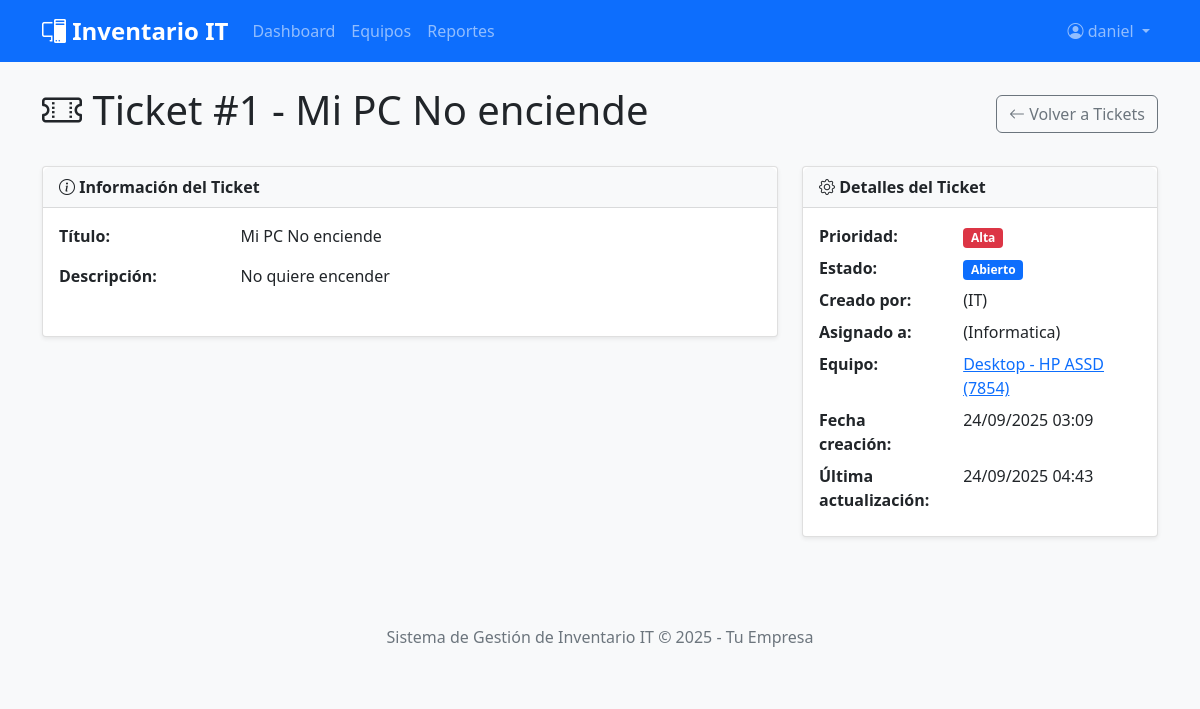
/inventory/support/tickets/1/ (signed in), run on the app's committed database.
### inventory_app/models.py (models this page shows, shortened)
class SupportTicket(models.Model):
    PRIORITY_CHOICES = (
        ('LOW', 'Baja'),
        ('MED', 'Media'),
        ('HIGH', 'Alta'),
        ('CRITICAL', 'Crítica'),
    )
    STATUS_CHOICES = (
        ('OPEN', 'Abierto'),
        ('IN_PROGRESS', 'En Progreso'),
        ('RESOLVED', 'Resuelto'),
        ('CLOSED', 'Cerrado'),
    )
    title = models.CharField(max_length=200)
    description = models.TextField()
    created_by = models.ForeignKey(CompanyUser, on_delete=models.CASCADE, related_name='created_tickets')
    assigned_to = models.ForeignKey(CompanyUser, on_delete=models.SET_NULL, null=True, blank=True, related_name='assigned_tickets')
    priority = models.CharField(max_length=10, choices=PRIORITY_CHOICES, default='MED')
    status = models.CharField(max_length=15, choices=STATUS_CHOICES, default='OPEN')
    equipment = models.ForeignKey(Equipment, on_delete=models.CASCADE, null=True, blank=True)
    created_at = models.DateTimeField(auto_now_add=True)
    updated_at = models.DateTimeField(auto_now=True)
    resolution = models.TextField(blank=True)
    class Meta:
        ordering = ['-created_at']

class CompanyUser(models.Model):
    user = models.OneToOneField(User, on_delete=models.CASCADE)
    department = models.CharField(max_length=100)
    phone = models.CharField(max_length=20)
    email = models.EmailField(unique=True, validators=[validate_company_email])
    def __str__(self):
        return f"{self.user.first_name} {self.user.last_name} ({self.department})"

class Equipment(models.Model):
    EQUIPMENT_TYPES = (
        ('LAP', 'Laptop'),
        ('DES', 'Desktop'),
        ('MON', 'Monitor'),
        ('PRI', 'Printer'),
        ('NET', 'Network Device'),
        ('SER', 'Server'),
        ('PHO', 'Phone'),
        ('TAB', 'Tablet'),
        ('OTH', 'Other'),
    )
    STATUS_CHOICES = (
        ('AVA', 'Available'),
        ('INU', 'In Use'),
        ('REP', 'In Repair'),
        ('RET', 'Retired'),
        ('LOS', 'Lost'),
        ('DIS', 'Disposed'),
    )
    type = models.CharField(max_length=3, choices=EQUIPMENT_TYPES)
    brand = models.CharField(max_length=50)
    model = models.CharField(max_length=50)
    serial_number = models.CharField(max_length=100, unique=True)
    purchase_date = models.DateField()
    warranty_expiry = models.DateField(null=True, blank=True)
    location = models.CharField(max_length=100)
    status = models.CharField(max_length=3, choices=STATUS_CHOICES, default='AVA')
    assigned_to = models.ForeignKey(CompanyUser, on_delete=models.SET_NULL, null=True, blank=True)
    notes = models.TextField(blank=True)
    created_at = models.DateTimeField(auto_now_add=True)
    updated_at = models.DateTimeField(auto_now=True)
    class Meta:
        ordering = ['-created_at']
    def __str__(self):
        return f"{self.get_type_display()} - {self.brand} {self.model} ({self.serial_number})"

### inventory_app/views.py (the view)
# urls.py: path('support/tickets/<int:pk>/', views.support_ticket_detail, name='support_ticket_detail'),
@login_required
def support_ticket_detail(request, pk):
    ticket = get_object_or_404(SupportTicket, pk=pk)
    technicians = CompanyUser.objects.all()
    if request.method == 'POST' and request.user.is_superuser:
        form = SupportTicketUpdateForm(request.POST, instance=ticket)
        if form.is_valid():
            form.save()
            AuditLog.objects.create(
                user=request.user.companyuser,
                action='UPD',
                model_name='SupportTicket',
                object_id=ticket.id,
                details=f"Support ticket updated: {ticket.title}",
                ip_address=get_client_ip(request)
            )
            messages.success(request, 'Ticket actualizado exitosamente.')
            return redirect('support_ticket_detail', pk=ticket.pk)
    else:
        form = SupportTicketUpdateForm(instance=ticket)
    context = {
        'ticket': ticket,
        'technicians': technicians,
        'form': form,
    }
    return render(request, 'support_ticket_detail.html', context)

### inventory_app/templates/support_ticket_detail.html (shortened to what this page needs)
{% extends 'base.html' %}
{% block content %}
<div class="d-flex justify-content-between align-items-center mb-4">
    <h1><i class="bi bi-ticket-perforated"></i> Ticket #{{ ticket.id }} - {{ ticket.title }}</h1>
    <a href="{% url 'support_ticket_list' %}" class="btn btn-outline-secondary">
        <i class="bi bi-arrow-left"></i> Volver a Tickets
    </a>
</div>
<div class="row">
    <div class="col-md-8">
        <div class="card mb-4">
            <div class="card-header bg-light">
                <i class="bi bi-info-circle"></i> Información del Ticket
            </div>
            <div class="card-body">
                <div class="row mb-3">
                    <div class="col-sm-3 fw-bold">Título:</div>
                    <div class="col-sm-9">{{ ticket.title }}</div>
                </div>
                <div class="row mb-3">
                    <div class="col-sm-3 fw-bold">Descripción:</div>
                    <div class="col-sm-9">{{ ticket.description|linebreaks }}</div>
                </div>
            </div>
        </div>
    </div>
    <div class="col-md-4">
        <div class="card mb-4">
            <div class="card-header bg-light">
                <i class="bi bi-gear"></i> Detalles del Ticket
            </div>
            <div class="card-body">
                <div class="row mb-2">
                    <div class="col-sm-5 fw-bold">Prioridad:</div>
                    <div class="col-sm-7">
                        <span class="badge
                            {% if ticket.priority == 'LOW' %}bg-info
                            {% elif ticket.priority == 'MED' %}bg-warning
                            {% elif ticket.priority == 'HIGH' %}bg-danger
                            {% else %}bg-dark{% endif %}">
                            {{ ticket.get_priority_display }}
                        </span>
                    </div>
                </div>
                <div class="row mb-2">
                    <div class="col-sm-5 fw-bold">Estado:</div>
                    <div class="col-sm-7">
                        <span class="badge
                            {% if ticket.status == 'OPEN' %}bg-primary
                            {% elif ticket.status == 'IN_PROGRESS' %}bg-warning
                            {% elif ticket.status == 'RESOLVED' %}bg-success
                            {% else %}bg-secondary{% endif %}">
                            {{ ticket.get_status_display }}
                        </span>
                    </div>
                </div>
                <div class="row mb-2">
                    <div class="col-sm-5 fw-bold">Creado por:</div>
                    <div class="col-sm-7">{{ ticket.created_by }}</div>
                </div>
                <div class="row mb-2">
                    <div class="col-sm-5 fw-bold">Asignado a:</div>
                    <div class="col-sm-7">
                        {% if ticket.assigned_to %}
                            {{ ticket.assigned_to }}
                        {% else %}
                            <span class="text-muted">No asignado</span>
                        {% endif %}
                    </div>
                </div>
                <div class="row mb-2">
                    <div class="col-sm-5 fw-bold">Equipo:</div>
                    <div class="col-sm-7">
                        {% if ticket.equipment %}
                            <a href="{% url 'equipment_detail' ticket.equipment.pk %}">
                                {{ ticket.equipment }}
                            </a>
                        {% else %}
                            <span class="text-muted">No especificado</span>
                        {% endif %}
                    </div>
                </div>
                <div class="row mb-2">
                    <div class="col-sm-5 fw-bold">Fecha creación:</div>
                    <div class="col-sm-7">{{ ticket.created_at|date:"d/m/Y H:i" }}</div>
                </div>
                <div class="row mb-2">
                    <div class="col-sm-5 fw-bold">Última actualización:</div>
                    <div class="col-sm-7">{{ ticket.updated_at|date:"d/m/Y H:i" }}</div>
                </div>
            </div>
        </div>
    </div>
</div>
{% endblock %}

### inventory_app/templates/base.html (shortened to what this page needs)
 <!DOCTYPE html>
<html lang="es">
<head>
    <link href="https://cdn.jsdelivr.net/npm/bootstrap@5.1.3/dist/css/bootstrap.min.css" rel="stylesheet">
    <link href="https://cdn.jsdelivr.net/npm/bootstrap-icons@1.7.2/font/bootstrap-icons.css" rel="stylesheet">
    <link href="/static/css/style.css" rel="stylesheet">
</head>
<body>
    <nav class="navbar navbar-expand-lg navbar-dark bg-primary">
        <div class="container">
            <a class="navbar-brand" href="{% url 'dashboard' %}">
                <i class="bi bi-pc-display"></i> Inventario IT
            </a>
            <div class="collapse navbar-collapse" id="navbarNav">
                <ul class="navbar-nav me-auto">
                    <li class="nav-item">
                        <a class="nav-link" href="{% url 'dashboard' %}">Dashboard</a>
                    </li>
                    <li class="nav-item">
                        <a class="nav-link" href="{% url 'equipment_list' %}">Equipos</a>
                    </li>
                    <li class="nav-item">
                        <a class="nav-link" href="{% url 'reports_dashboard' %}">Reportes</a>
                    </li>
                </ul>
                <ul class="navbar-nav">
                    <li class="nav-item dropdown">
                        <a class="nav-link dropdown-toggle" href="#" id="navbarDropdown" role="button" data-bs-toggle="dropdown">
                            <i class="bi bi-person-circle"></i> {{ user.username }}
                        </a>
                    </li>
                </ul>
            </div>
        </div>
    </nav>
    <div class="container mt-4">
        {% block content %}
        {% endblock %}
    </div>
    <footer class="bg-light text-center text-muted py-3 mt-5">
        <div class="container">
            <p>Sistema de Gestión de Inventario IT &copy; {% now "Y" %} - Tu Empresa</p>
        </div>
    </footer>
</body>
</html>

### inventory_app/static/css/style.css (style rules this page uses)
body { background-color: #f8f9fa; font-family: 'Segoe UI', Tahoma, Geneva, Verdana, sans-serif; }
.navbar-brand { font-weight: bold; font-size: 1.5rem; }
.card { box-shadow: 0 0.125rem 0.25rem rgba(0, 0, 0, 0.075); border: 1px solid rgba(0, 0, 0, 0.125); }
.card-header { font-weight: 600; }
.btn { border-radius: 0.375rem; }
.badge { font-size: 0.75em; }
.card .card-header { border-radius: 0.5rem 0.5rem 0 0 !important; }

### data on the page
SupportTicket: id "1", title "Mi PC No enciende", description "No quiere encender", priority "Alta", status "Abierto", created_by "(IT)", assigned_to "(Informatica)", equipment "Desktop - HP ASSD (7854)", created_at "24/09/2025 03:09", updated_at "24/09/2025 04:43"

### other printed values
{{ user.username }} "daniel"
